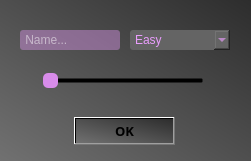
<?xml version="1.0" encoding="UTF-8"?>
<ui version="4.0">
 <class>ChangeTimeDialog</class>
 <widget class="QDialog" name="ChangeTimeDialog">
  <property name="enabled">
   <bool>true</bool>
  </property>
  <property name="geometry">
   <rect>
    <x>0</x>
    <y>0</y>
    <width>251</width>
    <height>161</height>
   </rect>
  </property>
  <property name="windowTitle">
   <string>Change Best Times</string>
  </property>
  <property name="windowOpacity">
   <double>1.000000000000000</double>
  </property>
  <property name="styleSheet">
   <string notr="true"/>
  </property>
  <widget class="QWidget" name="ChangeTimeWidget" native="true">
   <property name="geometry">
    <rect>
     <x>0</x>
     <y>0</y>
     <width>251</width>
     <height>161</height>
    </rect>
   </property>
   <property name="styleSheet">
    <string notr="true">background:qlineargradient(spread:pad, x1:1, y1:0, x2:0, y2:1, stop:0 rgba(45, 45, 45, 255), stop:1 rgba(113, 113, 113, 255))</string>
   </property>
   <widget class="QLineEdit" name="NameTextField">
    <property name="geometry">
     <rect>
      <x>20</x>
      <y>30</y>
      <width>100</width>
      <height>20</height>
     </rect>
    </property>
    <property name="styleSheet">
     <string notr="true">background-color:rgba(236, 158, 255, 100);
border-radius:3px;
color:white;</string>
    </property>
    <property name="text">
     <string/>
    </property>
    <property name="placeholderText">
     <string> Name...</string>
    </property>
   </widget>
   <widget class="QPushButton" name="OkButton">
    <property name="geometry">
     <rect>
      <x>74</x>
      <y>117</y>
      <width>101</width>
      <height>28</height>
     </rect>
    </property>
    <property name="font">
     <font>
      <family>Segoe UI Black</family>
      <pointsize>10</pointsize>
      <weight>75</weight>
      <bold>true</bold>
     </font>
    </property>
    <property name="cursor">
     <cursorShape>ClosedHandCursor</cursorShape>
    </property>
    <property name="styleSheet">
     <string notr="true">QPushButton::hover
{
background-color:rgb(216, 140, 234);
}

QPushButton
{
background-color:rgba(236, 158, 255, 170);
border-radius:3px;
color: white;
};</string>
    </property>
    <property name="text">
     <string>OK</string>
    </property>
   </widget>
   <widget class="QLabel" name="ErrorLabel">
    <property name="geometry">
     <rect>
      <x>75</x>
      <y>103</y>
      <width>100</width>
      <height>15</height>
     </rect>
    </property>
    <property name="styleSheet">
     <string notr="true">background-color:rgba(0,0,0,0);
color:rgb(255, 82, 82)</string>
    </property>
    <property name="text">
     <string/>
    </property>
   </widget>
   <widget class="QComboBox" name="DifficultyBox">
    <property name="geometry">
     <rect>
      <x>130</x>
      <y>30</y>
      <width>100</width>
      <height>20</height>
     </rect>
    </property>
    <property name="styleSheet">
     <string notr="true">background-color:rgb(100, 100, 100);
color:rgba(236, 158, 255, 250);
border:1px;
border-radius:3px;</string>
    </property>
    <item>
     <property name="text">
      <string>Easy</string>
     </property>
    </item>
    <item>
     <property name="text">
      <string>Intermediate</string>
     </property>
    </item>
    <item>
     <property name="text">
      <string>Expert</string>
     </property>
    </item>
   </widget>
   <widget class="QSlider" name="TimeSlider">
    <property name="geometry">
     <rect>
      <x>43</x>
      <y>70</y>
      <width>161</width>
      <height>22</height>
     </rect>
    </property>
    <property name="styleSheet">
     <string notr="true">QSlider:horizontal
{
background-color:transparent;
}

QSlider:handle:horizontal
{
background-color:rgb(216, 140, 234);
border-radius:5px;
}

QSlider:handle:horizontal::hover
{
background-color:rgba(236, 158, 255);
}</string>
    </property>
    <property name="maximum">
     <number>999</number>
    </property>
    <property name="orientation">
     <enum>Qt::Horizontal</enum>
    </property>
   </widget>
   <widget class="QLabel" name="DisplayTimeLabel">
    <property name="geometry">
     <rect>
      <x>99</x>
      <y>86</y>
      <width>50</width>
      <height>15</height>
     </rect>
    </property>
    <property name="styleSheet">
     <string notr="true">background-color:transparent;
color:white;</string>
    </property>
    <property name="text">
     <string/>
    </property>
    <property name="alignment">
     <set>Qt::AlignCenter</set>
    </property>
   </widget>
  </widget>
 </widget>
 <resources/>
 <connections/>
</ui>
